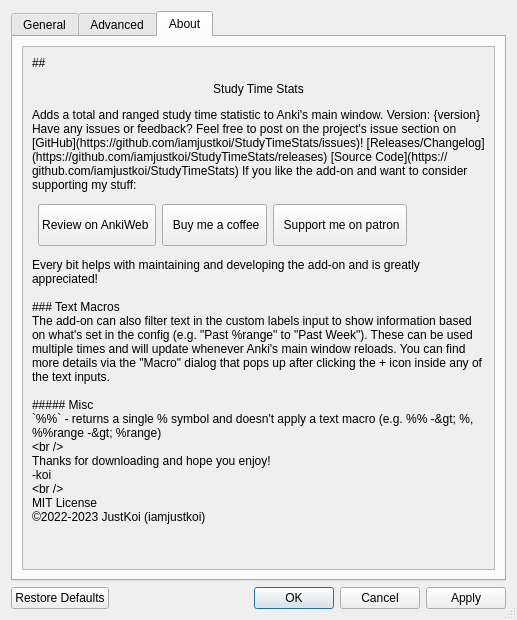
<?xml version="1.0" encoding="UTF-8"?>
<ui version="4.0">
 <author>JustKoi</author>
 <class>OptionsDialog</class>
 <widget class="QDialog" name="OptionsDialog">
  <property name="windowModality">
   <enum>Qt::WindowModal</enum>
  </property>
  <property name="geometry">
   <rect>
    <x>0</x>
    <y>0</y>
    <width>517</width>
    <height>620</height>
   </rect>
  </property>
  <property name="windowTitle">
   <string>Study Time Stats Options</string>
  </property>
  <property name="sizeGripEnabled">
   <bool>true</bool>
  </property>
  <property name="modal">
   <bool>true</bool>
  </property>
  <layout class="QVBoxLayout" name="verticalLayout_4">
   <item>
    <widget class="QTabWidget" name="tabs_widget">
     <property name="currentIndex">
      <number>2</number>
     </property>
     <widget class="QWidget" name="appearance_tab">
      <property name="enabled">
       <bool>true</bool>
      </property>
      <attribute name="title">
       <string>General</string>
      </attribute>
      <layout class="QVBoxLayout" name="verticalLayout_3">
       <item>
        <widget class="QFrame" name="frame">
         <layout class="QVBoxLayout" name="verticalLayout_8">
          <item>
           <widget class="QGroupBox" name="pages_group">
            <property name="sizePolicy">
             <sizepolicy hsizetype="Preferred" vsizetype="Maximum">
              <horstretch>0</horstretch>
              <verstretch>0</verstretch>
             </sizepolicy>
            </property>
            <property name="title">
             <string>Enabled Pages</string>
            </property>
            <layout class="QHBoxLayout" name="horizontalLayout">
             <item>
              <widget class="QCheckBox" name="browser_checkbox">
               <property name="toolTip">
                <string>The main Anki screen for browsing decks.</string>
               </property>
               <property name="text">
                <string>Deck Browser</string>
               </property>
               <property name="checked">
                <bool>true</bool>
               </property>
              </widget>
             </item>
             <item>
              <widget class="QCheckBox" name="overview_checkbox">
               <property name="toolTip">
                <string>The screen that shows when viewing a deck.</string>
               </property>
               <property name="text">
                <string>Overview</string>
               </property>
               <property name="checked">
                <bool>true</bool>
               </property>
              </widget>
             </item>
             <item>
              <widget class="QCheckBox" name="congrats_checkbox">
               <property name="toolTip">
                <string>The screen that shows up on the Deck Overview when all reviews are finished for the day.</string>
               </property>
               <property name="text">
                <string>Congrats Screen</string>
               </property>
               <property name="checked">
                <bool>true</bool>
               </property>
              </widget>
             </item>
            </layout>
           </widget>
          </item>
          <item>
           <widget class="QGroupBox" name="mainViewGroupbox">
            <property name="sizePolicy">
             <sizepolicy hsizetype="Expanding" vsizetype="Minimum">
              <horstretch>0</horstretch>
              <verstretch>0</verstretch>
             </sizepolicy>
            </property>
            <property name="title">
             <string>Stats View</string>
            </property>
            <property name="alignment">
             <set>Qt::AlignLeading|Qt::AlignLeft|Qt::AlignTop</set>
            </property>
            <layout class="QVBoxLayout" name="verticalLayout_5">
             <item>
              <widget class="QListWidget" name="cellListWidget">
               <property name="sizePolicy">
                <sizepolicy hsizetype="Expanding" vsizetype="Expanding">
                 <horstretch>0</horstretch>
                 <verstretch>0</verstretch>
                </sizepolicy>
               </property>
               <property name="minimumSize">
                <size>
                 <width>0</width>
                 <height>64</height>
                </size>
               </property>
               <property name="frameShape">
                <enum>QFrame::NoFrame</enum>
               </property>
               <property name="horizontalScrollBarPolicy">
                <enum>Qt::ScrollBarAlwaysOff</enum>
               </property>
               <property name="sizeAdjustPolicy">
                <enum>QAbstractScrollArea::AdjustIgnored</enum>
               </property>
               <property name="editTriggers">
                <set>QAbstractItemView::NoEditTriggers</set>
               </property>
               <property name="showDropIndicator" stdset="0">
                <bool>false</bool>
               </property>
               <property name="dragEnabled">
                <bool>true</bool>
               </property>
               <property name="dragDropMode">
                <enum>QAbstractItemView::InternalMove</enum>
               </property>
               <property name="selectionMode">
                <enum>QAbstractItemView::NoSelection</enum>
               </property>
               <property name="verticalScrollMode">
                <enum>QAbstractItemView::ScrollPerPixel</enum>
               </property>
               <property name="sortingEnabled">
                <bool>true</bool>
               </property>
              </widget>
             </item>
            </layout>
           </widget>
          </item>
         </layout>
        </widget>
       </item>
      </layout>
     </widget>
     <widget class="QWidget" name="decks_tab">
      <attribute name="title">
       <string>Advanced</string>
      </attribute>
      <layout class="QVBoxLayout" name="verticalLayout">
       <item>
        <widget class="QCheckBox" name="toolbar_checkbox">
         <property name="toolTip">
          <string>Enables the Tools Menu shortcut for showing these options. 
This window can also be opened in the Add-ons menu using the Config button.</string>
         </property>
         <property name="text">
          <string>Show options shortcut in the Tools Menu</string>
         </property>
         <property name="checked">
          <bool>true</bool>
         </property>
        </widget>
       </item>
       <item>
        <widget class="QCheckBox" name="include_deleted_checkbox">
         <property name="toolTip">
          <string>Include review times from cards that were deleted.</string>
         </property>
         <property name="text">
          <string>Include reviews from deleted cards</string>
         </property>
         <property name="checked">
          <bool>true</bool>
         </property>
        </widget>
       </item>
       <item>
        <widget class="QCheckBox" name="useRolloverCheckbox">
         <property name="toolTip">
          <string>Use the rollover (next-day) hour in Anki's preferences when considering the hour a day should be cut off at.</string>
         </property>
         <property name="text">
          <string>Use the next-day hour when calculating ranged times</string>
         </property>
         <property name="checked">
          <bool>true</bool>
         </property>
        </widget>
       </item>
       <item>
        <widget class="QCheckBox" name="useDecimalCheckbox">
         <property name="toolTip">
          <string>Shows an &quot;hour.min&quot; format, versus an &quot;hh:mm&quot; format, for all time output values.</string>
         </property>
         <property name="text">
          <string>Use decimal format time outputs</string>
         </property>
         <property name="checked">
          <bool>true</bool>
         </property>
        </widget>
       </item>
       <item>
        <widget class="QGroupBox" name="enabled_decks_group">
         <property name="minimumSize">
          <size>
           <width>0</width>
           <height>100</height>
          </size>
         </property>
         <property name="title">
          <string>Enabled Decks</string>
         </property>
         <layout class="QVBoxLayout" name="enabled_decks_layout">
          <item>
           <layout class="QHBoxLayout" name="exclude_layout">
            <item>
             <widget class="QPushButton" name="deck_enable_button">
              <property name="focusPolicy">
               <enum>Qt::TabFocus</enum>
              </property>
              <property name="toolTip">
               <string>Enable stats for the selected deck(s).</string>
              </property>
              <property name="text">
               <string>Enable</string>
              </property>
             </widget>
            </item>
            <item>
             <widget class="QPushButton" name="deck_disable_button">
              <property name="focusPolicy">
               <enum>Qt::TabFocus</enum>
              </property>
              <property name="toolTip">
               <string>Disable stats for the selected deck(s).</string>
              </property>
              <property name="text">
               <string>Disable</string>
              </property>
             </widget>
            </item>
            <item>
             <spacer name="exclude_spacer">
              <property name="orientation">
               <enum>Qt::Horizontal</enum>
              </property>
              <property name="sizeHint" stdset="0">
               <size>
                <width>40</width>
                <height>20</height>
               </size>
              </property>
             </spacer>
            </item>
           </layout>
          </item>
          <item>
           <widget class="QListWidget" name="excluded_decks_list">
            <property name="selectionMode">
             <enum>QAbstractItemView::ExtendedSelection</enum>
            </property>
            <property name="selectionBehavior">
             <enum>QAbstractItemView::SelectRows</enum>
            </property>
           </widget>
          </item>
         </layout>
        </widget>
       </item>
      </layout>
     </widget>
     <widget class="QWidget" name="about_tab">
      <attribute name="title">
       <string>About</string>
      </attribute>
      <layout class="QVBoxLayout" name="verticalLayout_2">
       <property name="sizeConstraint">
        <enum>QLayout::SetNoConstraint</enum>
       </property>
       <item>
        <widget class="QScrollArea" name="scroll_area">
         <property name="sizePolicy">
          <sizepolicy hsizetype="Expanding" vsizetype="Expanding">
           <horstretch>0</horstretch>
           <verstretch>0</verstretch>
          </sizepolicy>
         </property>
         <property name="sizeAdjustPolicy">
          <enum>QAbstractScrollArea::AdjustToContents</enum>
         </property>
         <property name="widgetResizable">
          <bool>true</bool>
         </property>
         <widget class="QWidget" name="about_scroll">
          <property name="geometry">
           <rect>
            <x>0</x>
            <y>0</y>
            <width>473</width>
            <height>527</height>
           </rect>
          </property>
          <property name="sizePolicy">
           <sizepolicy hsizetype="Expanding" vsizetype="Expanding">
            <horstretch>0</horstretch>
            <verstretch>0</verstretch>
           </sizepolicy>
          </property>
          <layout class="QVBoxLayout" name="scroll_layout">
           <item>
            <widget class="QLabel" name="about_label_header">
             <property name="sizePolicy">
              <sizepolicy hsizetype="Preferred" vsizetype="Preferred">
               <horstretch>0</horstretch>
               <verstretch>0</verstretch>
              </sizepolicy>
             </property>
             <property name="text">
              <string>## &lt;p align=&quot;center&quot;&gt;Study Time Stats&lt;img src=&quot;{img_path}&quot;&gt;&lt;/p&gt;
Adds a total and ranged study time statistic to Anki's main window.  

Version: {version}  
Have any issues or feedback? Feel free to post on the project's issue section on [GitHub](https://github.com/iamjustkoi/StudyTimeStats/issues)!  

[Releases/Changelog](https://github.com/iamjustkoi/StudyTimeStats/releases)  
[Source Code](https://github.com/iamjustkoi/StudyTimeStats)  

If you like the add-on and want to consider supporting my stuff:</string>
             </property>
             <property name="textFormat">
              <enum>Qt::AutoText</enum>
             </property>
             <property name="alignment">
              <set>Qt::AlignLeading|Qt::AlignLeft|Qt::AlignTop</set>
             </property>
             <property name="wordWrap">
              <bool>true</bool>
             </property>
             <property name="openExternalLinks">
              <bool>true</bool>
             </property>
             <property name="textInteractionFlags">
              <set>Qt::LinksAccessibleByKeyboard|Qt::LinksAccessibleByMouse|Qt::TextBrowserInteraction|Qt::TextSelectableByKeyboard|Qt::TextSelectableByMouse</set>
             </property>
            </widget>
           </item>
           <item>
            <widget class="QFrame" name="supportButtonHolder">
             <property name="sizePolicy">
              <sizepolicy hsizetype="Maximum" vsizetype="Maximum">
               <horstretch>0</horstretch>
               <verstretch>0</verstretch>
              </sizepolicy>
             </property>
             <layout class="QHBoxLayout" name="support_buttons">
              <property name="leftMargin">
               <number>6</number>
              </property>
              <property name="topMargin">
               <number>6</number>
              </property>
              <property name="rightMargin">
               <number>6</number>
              </property>
              <property name="bottomMargin">
               <number>6</number>
              </property>
              <item>
               <widget class="QPushButton" name="like_button">
                <property name="minimumSize">
                 <size>
                  <width>0</width>
                  <height>42</height>
                 </size>
                </property>
                <property name="maximumSize">
                 <size>
                  <width>200</width>
                  <height>16777215</height>
                 </size>
                </property>
                <property name="cursor">
                 <cursorShape>PointingHandCursor</cursorShape>
                </property>
                <property name="focusPolicy">
                 <enum>Qt::NoFocus</enum>
                </property>
                <property name="contextMenuPolicy">
                 <enum>Qt::CustomContextMenu</enum>
                </property>
                <property name="text">
                 <string>Review on AnkiWeb </string>
                </property>
                <property name="icon">
                 <iconset>
                  <normaloff>res/img/anki_like.png</normaloff>res/img/anki_like.png</iconset>
                </property>
                <property name="iconSize">
                 <size>
                  <width>32</width>
                  <height>32</height>
                 </size>
                </property>
               </widget>
              </item>
              <item>
               <widget class="QPushButton" name="kofi_button">
                <property name="minimumSize">
                 <size>
                  <width>0</width>
                  <height>42</height>
                 </size>
                </property>
                <property name="maximumSize">
                 <size>
                  <width>200</width>
                  <height>16777215</height>
                 </size>
                </property>
                <property name="cursor">
                 <cursorShape>PointingHandCursor</cursorShape>
                </property>
                <property name="focusPolicy">
                 <enum>Qt::NoFocus</enum>
                </property>
                <property name="contextMenuPolicy">
                 <enum>Qt::CustomContextMenu</enum>
                </property>
                <property name="text">
                 <string>  Buy me a coffee </string>
                </property>
                <property name="icon">
                 <iconset>
                  <normaloff>res/img/kofilogo_blue.PNG</normaloff>res/img/kofilogo_blue.PNG</iconset>
                </property>
                <property name="iconSize">
                 <size>
                  <width>32</width>
                  <height>32</height>
                 </size>
                </property>
               </widget>
              </item>
              <item>
               <widget class="QPushButton" name="patreon_button">
                <property name="minimumSize">
                 <size>
                  <width>0</width>
                  <height>42</height>
                 </size>
                </property>
                <property name="maximumSize">
                 <size>
                  <width>200</width>
                  <height>16777215</height>
                 </size>
                </property>
                <property name="cursor">
                 <cursorShape>PointingHandCursor</cursorShape>
                </property>
                <property name="focusPolicy">
                 <enum>Qt::NoFocus</enum>
                </property>
                <property name="contextMenuPolicy">
                 <enum>Qt::CustomContextMenu</enum>
                </property>
                <property name="text">
                 <string>  Support me on patron </string>
                </property>
                <property name="icon">
                 <iconset>
                  <normaloff>res/img/patreon.png</normaloff>res/img/patreon.png</iconset>
                </property>
                <property name="iconSize">
                 <size>
                  <width>32</width>
                  <height>32</height>
                 </size>
                </property>
               </widget>
              </item>
             </layout>
            </widget>
           </item>
           <item>
            <widget class="QLabel" name="about_label_body">
             <property name="sizePolicy">
              <sizepolicy hsizetype="Preferred" vsizetype="Expanding">
               <horstretch>0</horstretch>
               <verstretch>0</verstretch>
              </sizepolicy>
             </property>
             <property name="text">
              <string>Every bit helps with maintaining and developing the add-on and is greatly appreciated!

### Text Macros
The add-on can also filter text in the custom labels input to show information based on what's set in the config (e.g. &quot;Past %range&quot; to &quot;Past Week&quot;). These can be used multiple times and will update whenever Anki's main window reloads. You can find more details via the &quot;Macro&quot; dialog that pops up after clicking the + icon inside any of the text inputs.

##### Misc
`%%` - returns a single % symbol and doesn't apply a text macro (e.g. %% -&gt; %, %%range -&gt; %range)
&lt;br&gt;&lt;/br&gt;
Thanks for downloading and hope you enjoy!
-koi 
&lt;br&gt;&lt;/br&gt;
MIT License 
©2022-2023 JustKoi (iamjustkoi)</string>
             </property>
             <property name="textFormat">
              <enum>Qt::AutoText</enum>
             </property>
             <property name="alignment">
              <set>Qt::AlignLeading|Qt::AlignLeft|Qt::AlignTop</set>
             </property>
             <property name="wordWrap">
              <bool>true</bool>
             </property>
             <property name="openExternalLinks">
              <bool>true</bool>
             </property>
             <property name="textInteractionFlags">
              <set>Qt::LinksAccessibleByKeyboard|Qt::LinksAccessibleByMouse|Qt::TextBrowserInteraction|Qt::TextSelectableByKeyboard|Qt::TextSelectableByMouse</set>
             </property>
            </widget>
           </item>
          </layout>
         </widget>
        </widget>
       </item>
      </layout>
     </widget>
    </widget>
   </item>
   <item>
    <widget class="QDialogButtonBox" name="confirm_button_box">
     <property name="orientation">
      <enum>Qt::Horizontal</enum>
     </property>
     <property name="standardButtons">
      <set>QDialogButtonBox::Apply|QDialogButtonBox::Cancel|QDialogButtonBox::Ok|QDialogButtonBox::RestoreDefaults</set>
     </property>
    </widget>
   </item>
  </layout>
 </widget>
 <resources/>
 <connections>
  <connection>
   <sender>confirm_button_box</sender>
   <signal>accepted()</signal>
   <receiver>OptionsDialog</receiver>
   <slot>accept()</slot>
   <hints>
    <hint type="sourcelabel">
     <x>248</x>
     <y>254</y>
    </hint>
    <hint type="destinationlabel">
     <x>157</x>
     <y>274</y>
    </hint>
   </hints>
  </connection>
  <connection>
   <sender>confirm_button_box</sender>
   <signal>rejected()</signal>
   <receiver>OptionsDialog</receiver>
   <slot>reject()</slot>
   <hints>
    <hint type="sourcelabel">
     <x>316</x>
     <y>260</y>
    </hint>
    <hint type="destinationlabel">
     <x>286</x>
     <y>274</y>
    </hint>
   </hints>
  </connection>
 </connections>
</ui>
